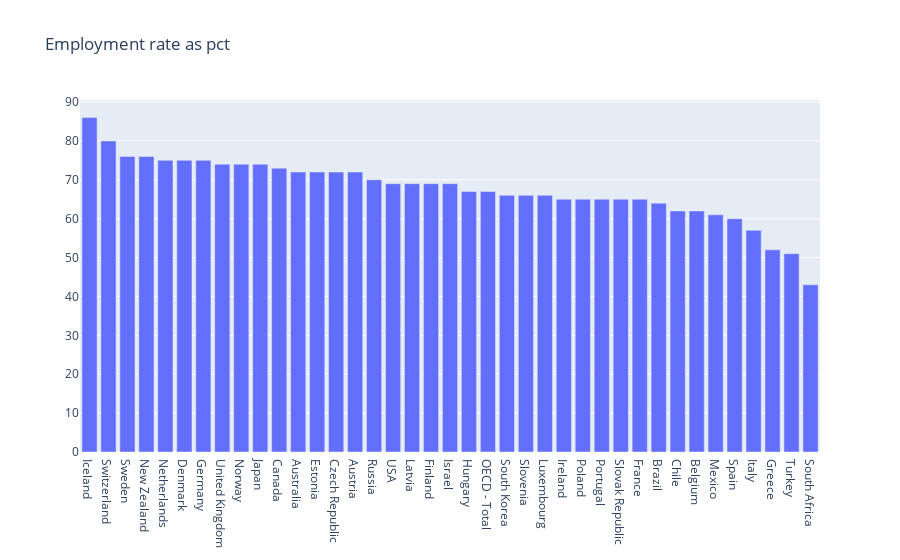

Here is the notebook cell this chart was saved with:
### Markdown cell above
Kolorowanie wykresu

### Code cell
fig = go.Figure()

data = df.sort_values(by='Employment rate as pct',ascending=False)

fig.add_trace(go.Bar(x=data['Country'],y=data['Employment rate as pct']))

fig.update_layout(title='Employment rate as pct')

iplot(fig)

### Figure 1 — Plotly figure (JSON) as saved in the notebook; plotly's stock layout.template omitted (floating-point values rounded to 4 significant figures)
{"data": [{"type": "bar", "x": ["Iceland", "Switzerland", "Sweden", "New Zealand", "Netherlands", "Denmark", "Germany", "United Kingdom", "Norway", "Japan", "Canada", "Australia", "Estonia", "Czech Republic", "Austria", "Russia", "USA", "Latvia", "Finland", "Israel", "Hungary", "OECD - Total", "South Korea", "Slovenia", "Luxembourg", "Ireland", "Poland", "Portugal", "Slovak Republic", "France", "Brazil", "Chile", "Belgium", "Mexico", "Spain", "Italy", "Greece", "Turkey", "South Africa"], "y": [86, 80, 76, 76, 75, 75, 75, 74, 74, 74, 73, 72, 72, 72, 72, 70, 69, 69, 69, 69, 67, 67, 66, 66, 66, 65, 65, 65, 65, 65, 64, 62, 62, 61, 60, 57, 52, 51, 43]}], "layout": {"title": {"text": "Employment rate as pct"}}}
